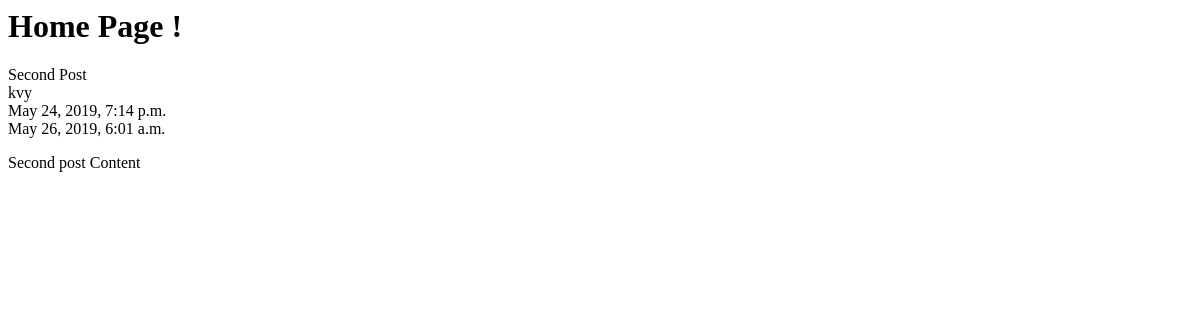
The app's page /, older data.
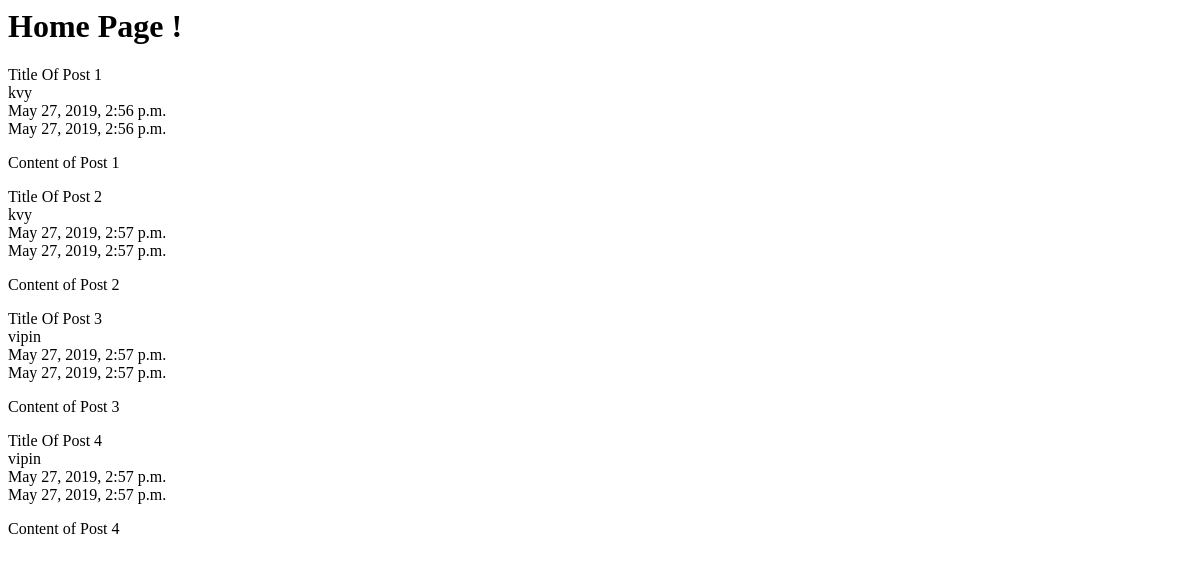
The same page, newer data.
### Posts/models.py (models this page shows, shortened)
class Post(models.Model):
    Title = models.CharField(default='Title Of Post', max_length=50)
    Content = models.TextField()
    Publish_date = models.DateTimeField(auto_now_add=False)
    Last_updated = models.DateTimeField(auto_now=True)
    Auther = models.ForeignKey(User, on_delete=models.CASCADE)

class User(AbstractUser):
    email = models.EmailField()
    pet_name = models.CharField(default='Not have any pet', max_length=50)

### Posts/views.py (the view)
# urls.py: path('', HomePage.as_view(),name="Home"),
class HomePage(TemplateView):
    template_name = 'Posts/Home.html'
    def get_context_data(self, **kwargs):
        context = super().get_context_data(**kwargs)
        context["title"] = "Home | Posts"
        context["Posts"] = Posts
        return context

### Posts/templates/Posts/Home.html
{% extends 'Posts/Base.html' %}
{% block data %}
    <h1> Home Page ! </h1>
     {% for post in Posts %}
        {{ post.Title }} <br>
        {{ post.Auther }} <br>
        {{ post.Publish_date }} <br>
        {{ post.Last_updated }} <br>
        <p>
            {{ post.Content }} <br>
        </p>
     {% endfor %}
{% endblock data %}

### Posts/templates/Posts/Base.html (shortened to what this page needs)
<html>
<head>
</head>
<body>
    {% block data %}
    {% endblock data %}
</body>
</html>

Row changes from the older to the newer data that the page shows:
removed Post: Title "Second Post", Auther "kvy", Publish_date "May 24, 2019, 7:14 p.m.", Last_updated "May 26, 2019, 6:01 a.m.", Content "Second post Content"
added Post: Title "Title Of Post 1", Auther "kvy", Publish_date "May 27, 2019, 2:56 p.m.", Last_updated "May 27, 2019, 2:56 p.m.", Content "Content of Post 1"
added Post: Title "Title Of Post 2", Auther "kvy", Publish_date "May 27, 2019, 2:57 p.m.", Last_updated "May 27, 2019, 2:57 p.m.", Content "Content of Post 2"
added Post: Title "Title Of Post 3", Auther "vipin", Publish_date "May 27, 2019, 2:57 p.m.", Last_updated "May 27, 2019, 2:57 p.m.", Content "Content of Post 3"
added Post: Title "Title Of Post 4", Auther "vipin", Publish_date "May 27, 2019, 2:57 p.m.", Last_updated "May 27, 2019, 2:57 p.m.", Content "Content of Post 4"
